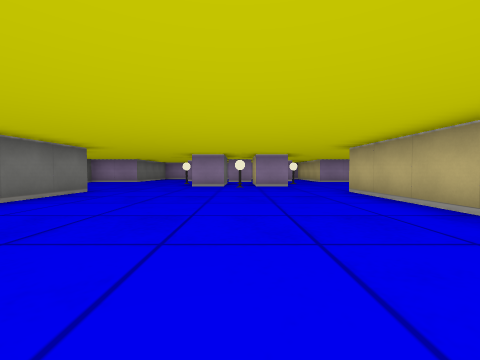
view 1 (above)

18 first-person views from a walk through a cub3D ray-caster map. The camera is about half as high as the walls, tilts 2° down and sees 90° across. The floor is counted in squares. Each view is taken from the middle of a square. On the plan, view 1 faces up. The plan holds only what a view shows up to about 9 squares ahead; the rest is blank.

view 2
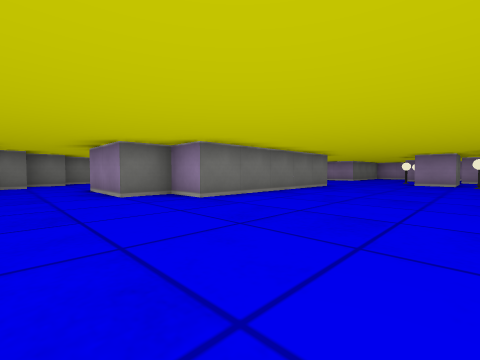

view 3
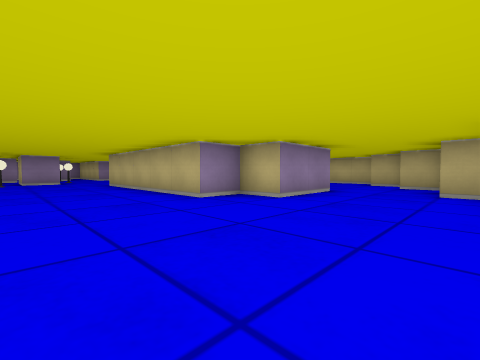

view 4
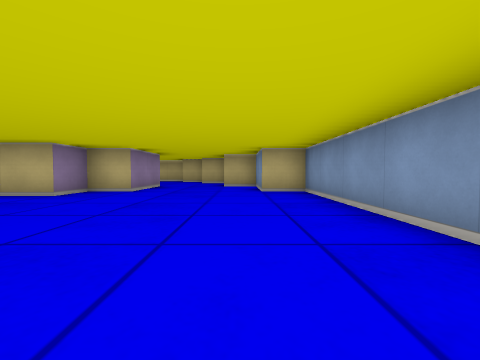

view 5
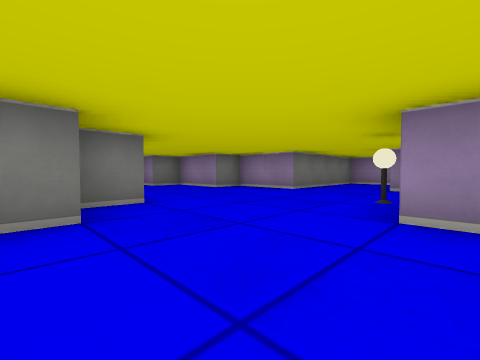

view 6
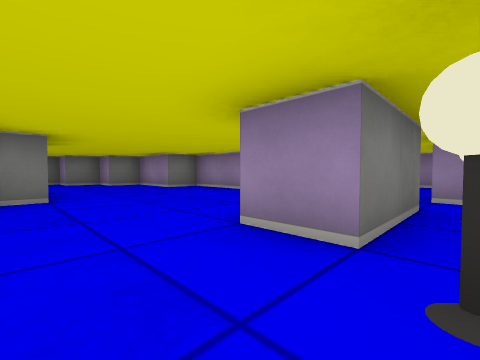

view 7
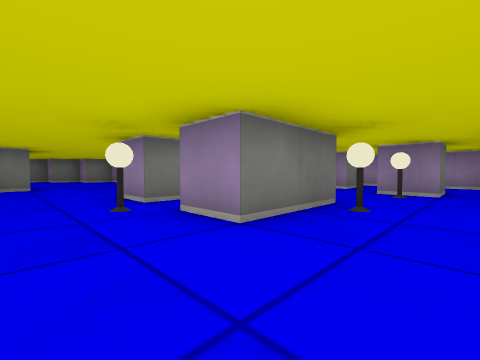

view 8
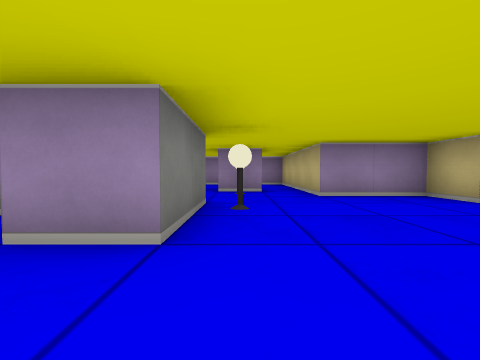

view 9
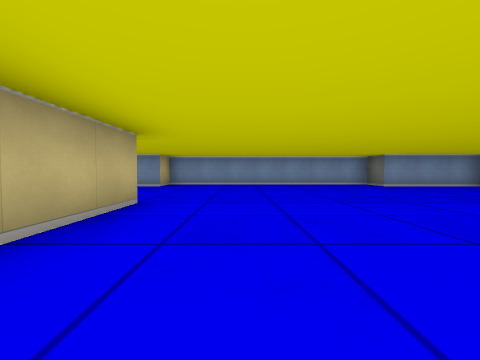

view 10
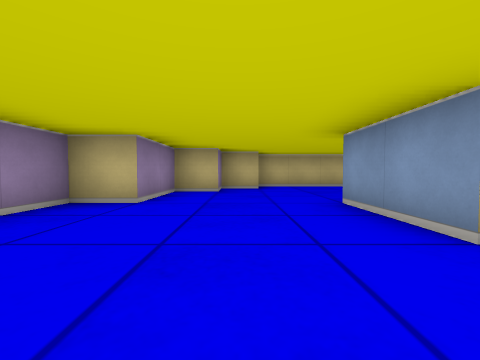

view 11
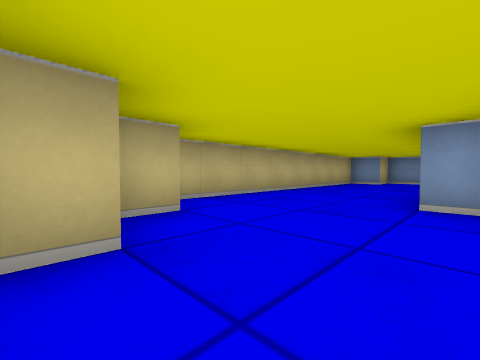

view 12
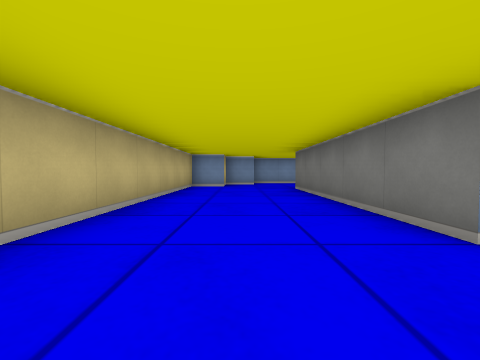

view 13
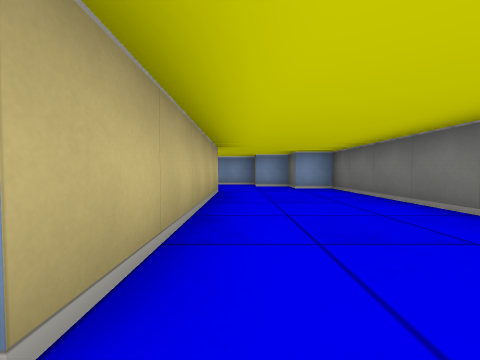

view 14
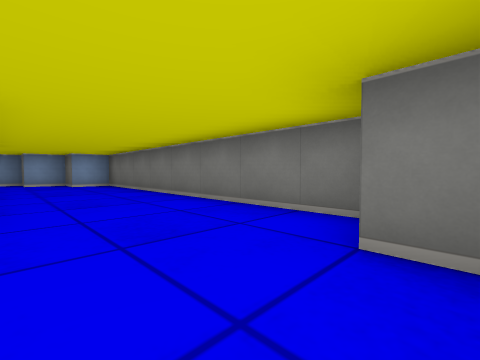

view 15
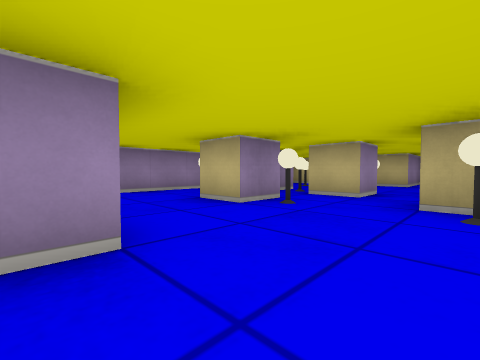

view 16
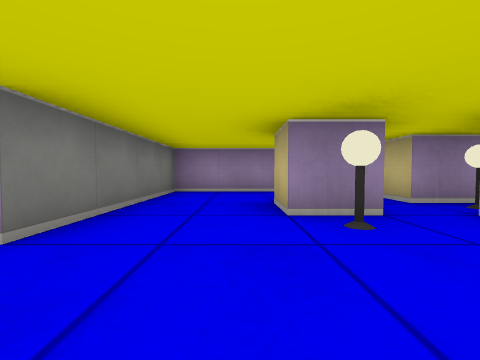

view 17
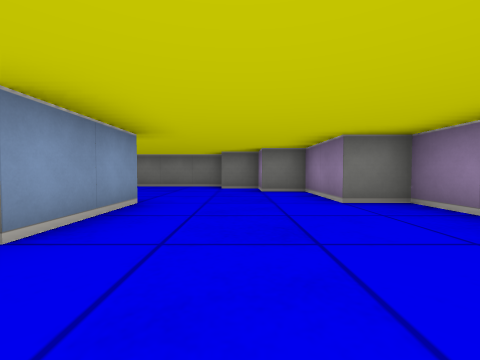

view 18
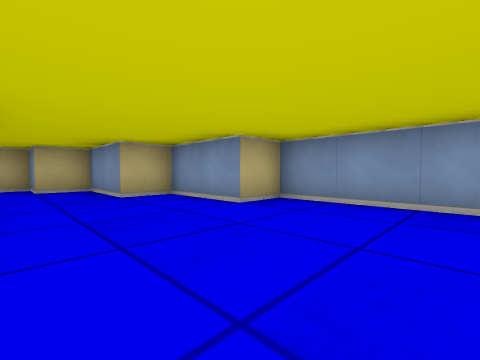

### Floor plan
Points are (right, up) in squares from view 1. A wall is a line through its corners. A room is listed if a view was taken in it or the views show most of it. See-through windows are left out.
Room 1 (views 1, 2, 3, 4, 5, 6, 7, 8, 9, 13, 14, 15, 16, 17, 18)
walls: (-3.5, 5.6) (-3.5, 0.5) (-4.5, 0.5) (-4.5, -0.5) (-6.5, -0.5); (1.5, 7.5) (0.5, 7.5) (0.5, 9.1); (-1.5, 9) (-1.5, 9.5); (-6.5, 6.5) (-4.5, 6.5) (-4.5, 5.6); (-0.5, 9.5) (-0.5, 7.5) (-1.5, 7.5); (-7.5, 0.5) (-7.5, 5.5); (0.6, 10.5) (-0.5, 10.5) (-0.5, 11.5); (-1.4, 11.5) (-2.5, 11.5) (-2.5, 12.5); (-6.5, -3.5) (-3.5, -3.5) (-3.5, -4.5) (3.5, -4.5) (3.5, -3.5) (5.5, -3.5) (5.5, -2.5) (7.5, -2.5) (7.5, -1.5) (8.5, -1.5) (8.5, -0.5) (9.5, -0.5) (9.5, 0.5); (5.5, -0.5) (3.5, -0.5) (3.5, 0.5) (2.5, 0.5) (2.5, 5.5); (3.5, 11.5) (3.5, 14.5) (-4.5, 14.5) (-4.5, 10.5) (-6.5, 10.5) (-6.5, 9.5) (-8.5, 9.5) (-8.5, 8.5) (-9.5, 8.5) (-9.5, 7.5) (-10.5, 7.5) (-10.5, -0.5) (-9.5, -0.5) (-9.5, -1.5) (-8.5, -1.5) (-8.5, -2.5) (-7.1, -2.5); (2.5, 12.4) (2.5, 11.5) (1.5, 11.5); (0.5, 13.2) (0.5, 12.5) (-0.5, 12.5) (-0.5, 13.2)
ways out: opening at (2.4, 9.4) to room 2; opening at (8, 0) to room 2
objects: lamp (-2, 9); lamp (-2, 11); lamp (0, 7); other object (0, 9); lamp (0, 12); lamp (2, 11); other object (2, 13)
Room 2 (views 10, 11, 12)
walls: (5.9, 5.5) (6.5, 5.5) (6.5, 0.5); (3.5, 6.5) (5.5, 6.5); (8.5, 7.4) (8.5, 8.5) (7.5, 8.5) (7.5, 9.5) (5.5, 9.5) (5.5, 10.5) (3.5, 10.5) (3.5, 11.5); (1.5, 9.6) (1.5, 7.5); (9.5, 0.5) (9.5, 7.5)
ways out: opening at (2.4, 9.4) to room 1; opening at (8, 0) to room 1
objects: lamp (2, 9)

Positions as (right, up) in squares from view 1, and headings:
1: (0, 0), facing up
2: (0, -2), facing up-left
3: (0, -3), facing up-right
4: (-2, -3), facing right
5: (-1, 5), facing up-left
6: (0, 6), facing up-left
7: (3, 6), facing up-left
8: (2, 6), facing up
9: (1, 4), facing down
10: (2, 8), facing right
11: (6, 9), facing down-right
12: (8, 7), facing down
13: (-8, 6), facing down
14: (-8, 8), facing down-left
15: (-5, 9), facing up-right
16: (-3, 9), facing up
17: (-3, 8), facing left
18: (1, -1), facing down-right
